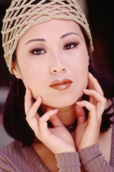
#> input picture image2.png, 114 x 172 px
$ python nearestNeighborInterpolation.py
#> lines starting #> are read from the running program, lines starting #| are printed output that depends on the picture
import cv2 #for reading image
import numpy as np
import math
import matplotlib.pyplot as plt # for comparing input and output side by side
# image = cv2.imread('demo-LRImage.png')
image = cv2.imread('image2.png')
#> image is the input picture: shape (172, 114, 3); mean B, G, R 103.1, 110.2, 150.6
# [12 lines of commented-out code are left out]
height,width = image.shape[:2]
#> height = 172; width = 114
if(len(image.shape)==3):
    channels = image.shape[2]
#> channels = 3
else:
    channels = 1

# scaling factor
scaling_factor =3
# new dimensions
new_height = height*scaling_factor
#> new_height = 516
new_width = width*scaling_factor
#> new_width = 342

# empty output image array
outputImg = np.zeros((new_height,new_width,channels),dtype=np.uint8)
# print(outputImg)

for y in range(new_height):
    for x in range(new_width):
        # print("Y:",y,"X",x)
        mapped_x = math.floor(x/scaling_factor)
        mapped_y = math.floor(y/scaling_factor)
        # print(mapped_x,mapped_y)
        orgPixelValue = image[mapped_y,mapped_x]
        outputImg[y,x] = orgPixelValue
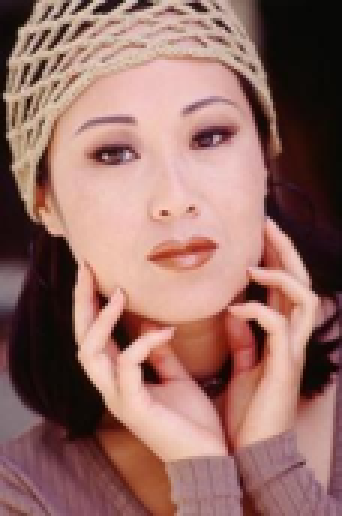
#> outputImg: shape (516, 342, 3); mean B, G, R 103.1, 110.2, 150.6

cv2.imshow('Original Image',image)
cv2.imshow('Nearest Neighbor',outputImg)
# cv2.waitKey(0)

# matplotlib expects rgb scheme, where as in cv2 it is bgr scheme
input_image_rgb = cv2.cvtColor(image, cv2.COLOR_BGR2RGB)
output_image_rgb = cv2.cvtColor(outputImg, cv2.COLOR_BGR2RGB)

# Plot images
plt.figure(figsize=(10, 5))  # Adjust figure size as needed

# Input Image
plt.subplot(1, 2, 1)
plt.title('Original Image')
plt.imshow(input_image_rgb)
plt.axis('on')

# Resized Image
plt.subplot(1, 2, 2)
plt.title('Resized Image')
plt.imshow(output_image_rgb)
plt.axis('on')

plt.show()
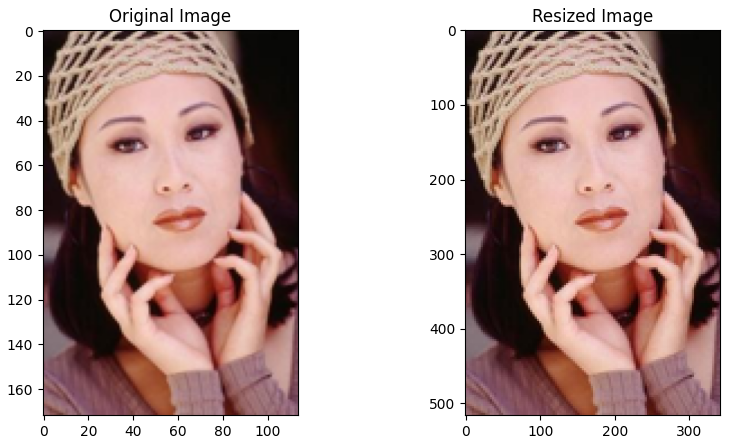
#> figure drawn by matplotlib, 2 panels

$ run again, with demo-LRImage.png copied over image2.png
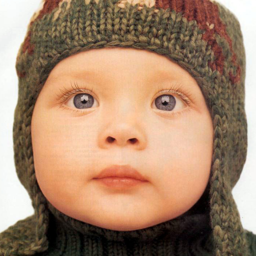
#> input picture demo-LRImage.png, 256 x 256 px
#> image is the input picture: shape (256, 256, 3); mean B, G, R 109.5, 134.2, 166.9
#> `plt.show()`:
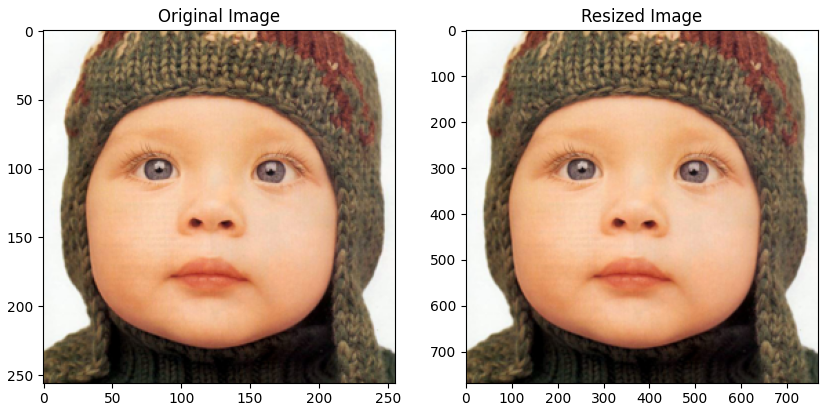
#> figure drawn by matplotlib, 2 panels
